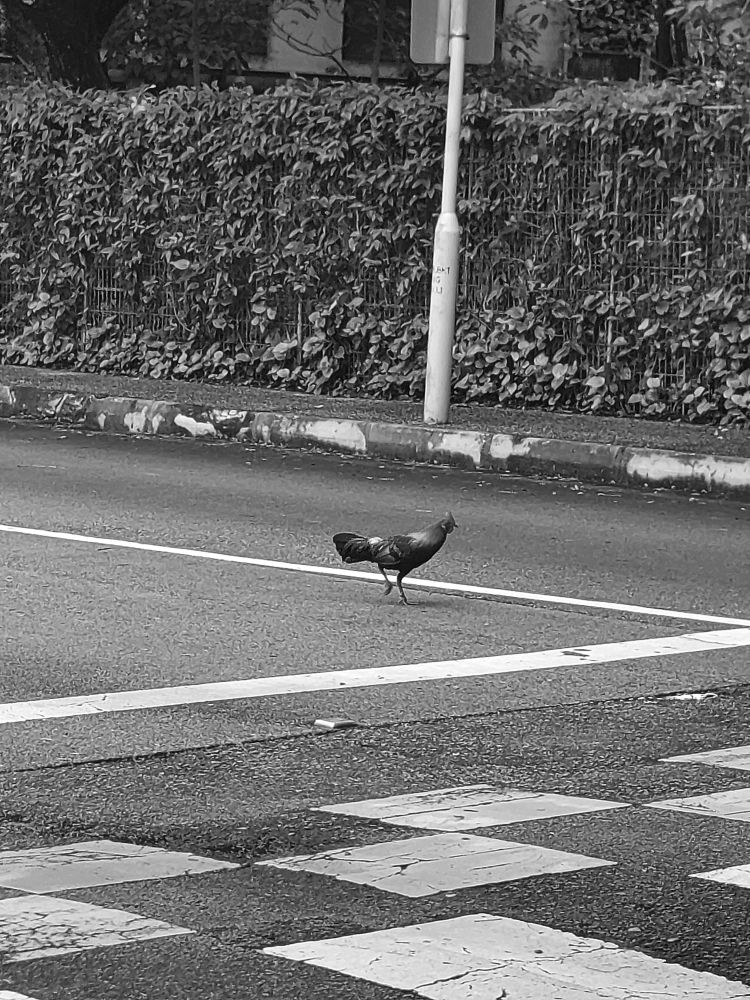
#> input picture images/20220511_105950gl.jpg, 3000 x 4000 px, given in place of collage1.bmp, which was not available (shown at 1/4 size)
$ jupyter execute --allow-errors week8_stu.ipynb   (text cells are left out)
#> lines starting #> are read from the running program, lines starting #| are printed output that depends on the picture; pictures that were not available may be replaced by others from this repository, and a replacement may not be noted
[cell 1]
import cv2
import numpy as np
from matplotlib import pyplot as plt

#> (a cell that did not finish here is left out)

#> (a cell that did not finish here is left out)

[cell 4]
def am_power(a):
    dim1 = a.shape

    if len(dim1)==2:
        sz = dim1[0] * dim1[1]
    elif len(dim1)==3:
        sz = dim1[0] * dim1[1] * dim1[2]
    pa = np.sum( a ** 2.0) / sz

    return pa

def am_entropy(nimg , N=256):
    M = nimg.shape
    ssz = M[0] * M[1]
    hist,bins = np.histogram(nimg.flatten(),N,[0,N])
    hist = hist / ssz
    ent = -np.sum( hist * np.log2(hist+0.000001))
    return ent

[cell 5]
a = cv2.imread('/Users/cx/Documents/GitHub/CS4243_2023_images_small/collage1.bmp',0)
#> a is the input picture: shape (4000, 3000); min 0, max 255, mean 107.9
b = cv2.imread('/Users/cx/Documents/GitHub/CS4243_2023_images_small/20230324_105524gl.jpg',0)
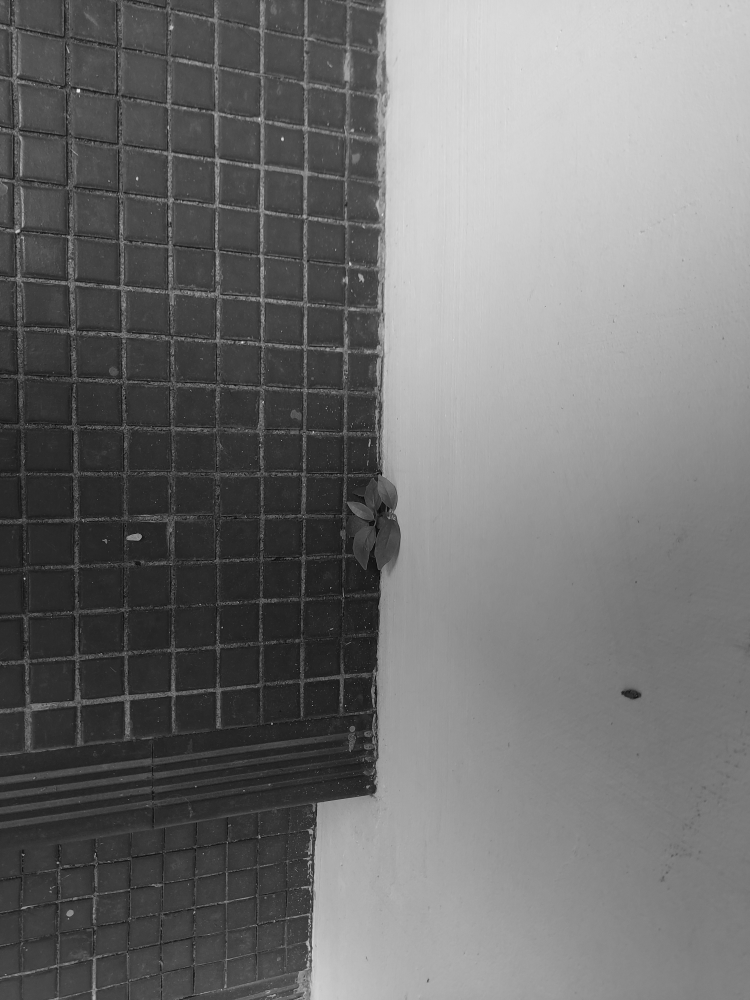
#> input picture images/20230324_105524gl.jpg, 3000 x 4000 px, found by its file name (shown at 1/4 size)
#> b is the input picture: shape (4000, 3000); min 0, max 253, mean 113.8


a = a[:512 , :512]
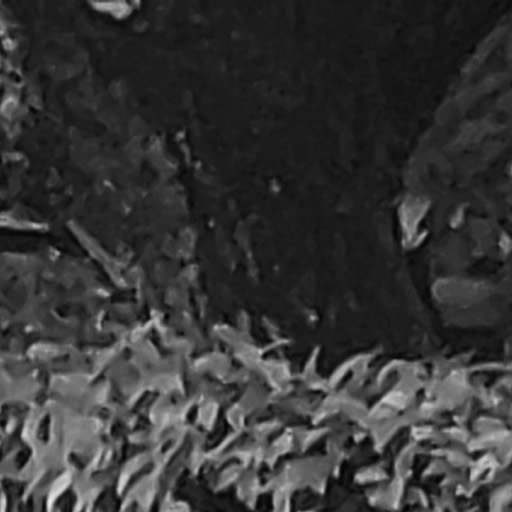
#> a: shape (512, 512); min 0, max 239, mean 54.4
b = b[:512 , :512]
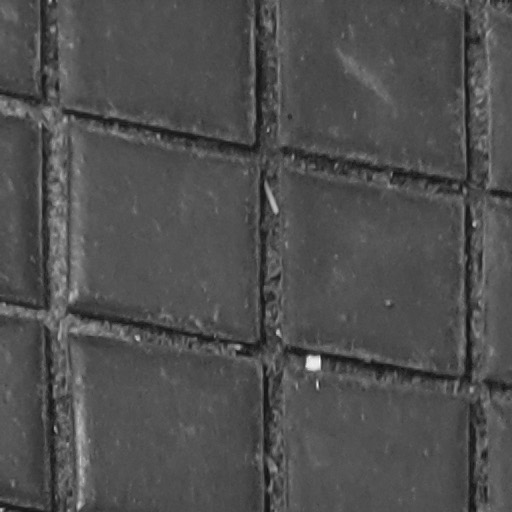
#> b: shape (512, 512); min 15, max 253, mean 79.1

print(a.shape , b.shape)
#| (512, 512) (512, 512)

#> (a cell that did not finish here is left out)

[cell 7]
# showing the result

plt.figure(figsize=(10, 5))
plt.subplot(321), plt.imshow(a), plt.axis('off')
plt.subplot(322), plt.imshow(b) , plt.axis('off')
#> (the rest of this cell did not finish here and is left out)

[cell 8]
c = cv2.imread('/Users/cx/Documents/GitHub/CS4243_2023_images_small/IMG_0054.JPG',0)
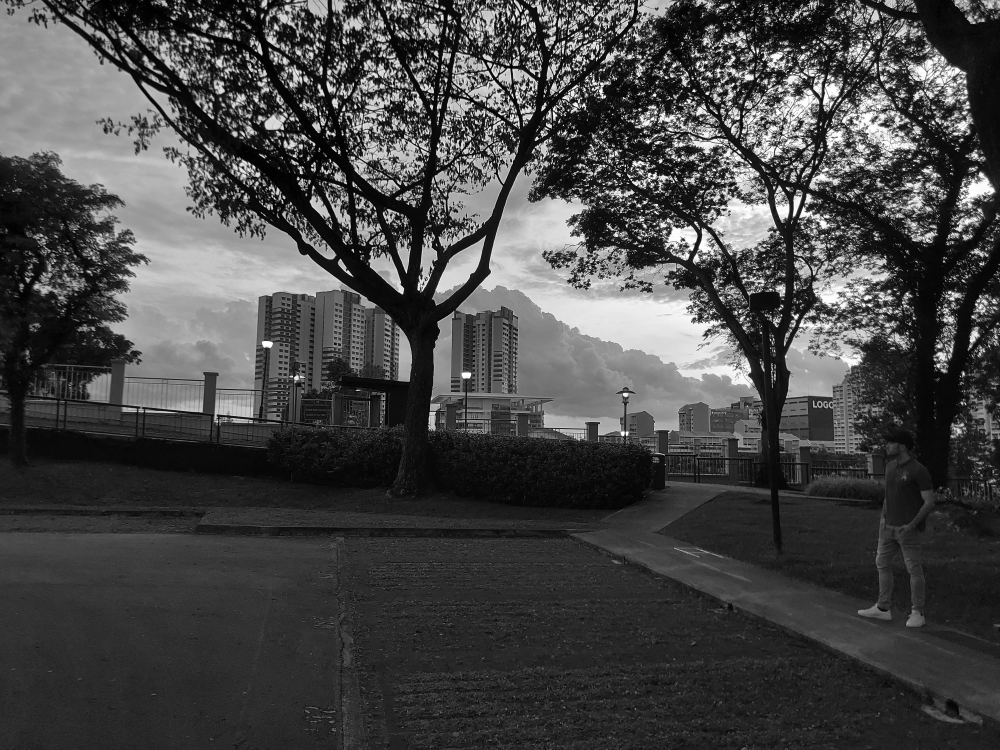
#> input picture images/20230513_190534gl.jpg, 4000 x 3000 px, given in place of IMG_0054.JPG, which was not available (shown at 1/4 size)
#> c is the input picture: shape (3000, 4000); min 0, max 255, mean 70.4
d = cv2.imread('/Users/cx/Documents/GitHub/CS4243_2023_images_small/6ae-007.jpg',0)

print(c.shape , d.shape)
#| (3000, 4000) (3000, 4000)

[cell 9]
plt.figure(figsize=(10, 5))
plt.subplot(121), plt.imshow(c), plt.axis('off')
plt.subplot(122), plt.imshow(d) , plt.axis('off')
